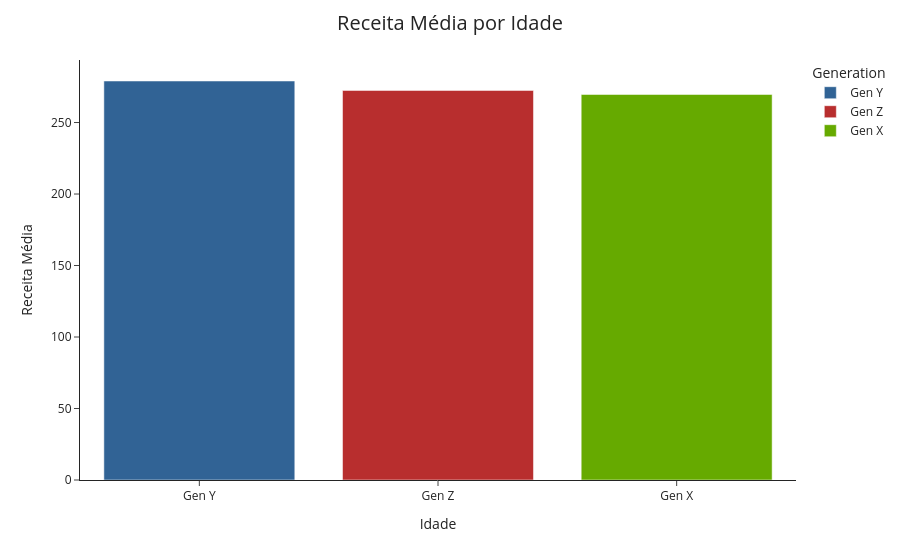

Notebook source saved alongside this figure:
### Code cell
# Agrupa os dados por geração e calcula a soma da receita total
age_amount = ecomm.groupby('Generation')['Purchase_Amount'].mean().sort_values(ascending=False)
age = px.bar(age_amount,x=list(age_amount.index),y=age_amount,template='simple_white',color=age_amount.index, color_discrete_sequence=px.colors.qualitative.G10_r)
age.update_layout(xaxis_title="Idade",
                     yaxis_title="Receita Média",
                     title="Receita Média por Idade",
                     title_x=0.5,
                     title_font=dict(size=20),
                     )
age.show()

### Figure 1 — Plotly figure (JSON) as saved in the notebook; plotly's stock layout.template omitted (floating-point values rounded to 4 significant figures)
{"data": [{"alignmentgroup": "True", "hovertemplate": "Generation=Gen Y<br>x=%{x}<br>y=%{y}<extra></extra>", "legendgroup": "Gen Y", "marker": {"color": "#316395", "pattern": {"shape": ""}}, "name": "Gen Y", "offsetgroup": "Gen Y", "orientation": "v", "showlegend": true, "textposition": "auto", "type": "bar", "x": ["Gen Y"], "xaxis": "x", "y": [279.0], "yaxis": "y"}, {"alignmentgroup": "True", "hovertemplate": "Generation=Gen Z<br>x=%{x}<br>y=%{y}<extra></extra>", "legendgroup": "Gen Z", "marker": {"color": "#B82E2E", "pattern": {"shape": ""}}, "name": "Gen Z", "offsetgroup": "Gen Z", "orientation": "v", "showlegend": true, "textposition": "auto", "type": "bar", "x": ["Gen Z"], "xaxis": "x", "y": [272.4], "yaxis": "y"}, {"alignmentgroup": "True", "hovertemplate": "Generation=Gen X<br>x=%{x}<br>y=%{y}<extra></extra>", "legendgroup": "Gen X", "marker": {"color": "#66AA00", "pattern": {"shape": ""}}, "name": "Gen X", "offsetgroup": "Gen X", "orientation": "v", "showlegend": true, "textposition": "auto", "type": "bar", "x": ["Gen X"], "xaxis": "x", "y": [269.6], "yaxis": "y"}], "layout": {"barmode": "relative", "legend": {"title": {"text": "Generation"}, "tracegroupgap": 0}, "margin": {"t": 60}, "title": {"font": {"size": 20}, "text": "Receita Média por Idade", "x": 0.5}, "xaxis": {"anchor": "y", "domain": [0, 1], "title": {"text": "Idade"}}, "yaxis": {"anchor": "x", "domain": [0, 1], "title": {"text": "Receita Média"}}}}
